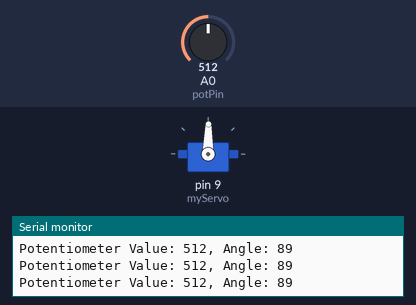
Bench run of a sketch on a simulated Arduino Uno, built with avr-gcc and run on an emulated ATmega328P. Shown: servo, the last lines printed to the serial monitor. The inputs (shaded band) are chosen by the test bench; at power-on: A0 (potPin) = 512.

Above: at 1.2 s.
1.3 s: A0 (potPin) set to 554
At 2.5 s:
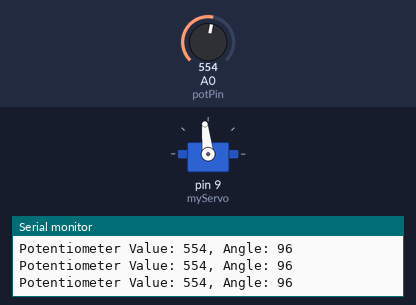
4.3 s: A0 (potPin) set to 581
At 4.8 s:
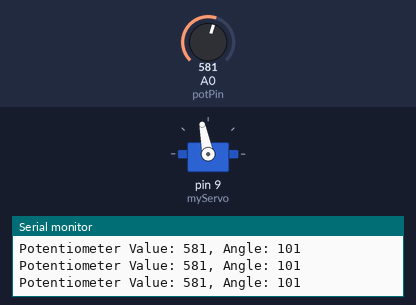
5.8 s: A0 (potPin) set to 306
At 7.0 s:
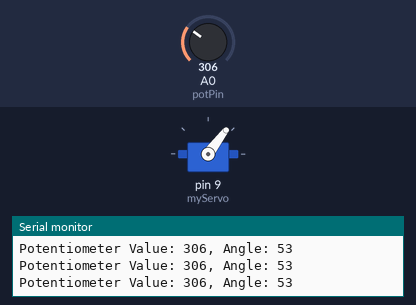
7.3 s: A0 (potPin) set to 104
At 8.4 s:
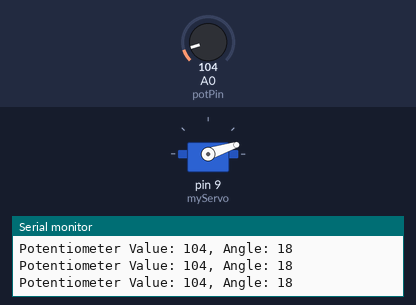
8.8 s: A0 (potPin) set to 89
At 9.6 s:
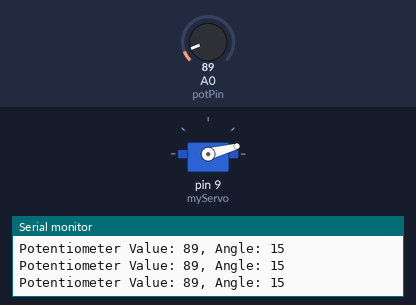
11.8 s: A0 (potPin) set to 716
At 12.9 s:
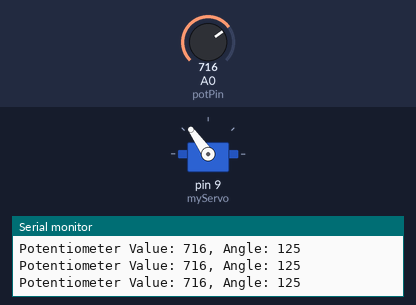
Timing chart, 0 to 14.3 s (numbered marks = the images above; inputs shaded):
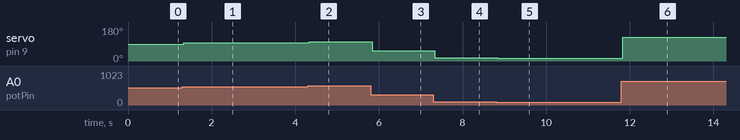

Measured:
- after the input at 1.3 s, servo on pin 9 (myServo): 89° → 96° at once
- after the input at 4.3 s, servo on pin 9 (myServo): 96° → 101° at once
- after the input at 5.8 s, servo on pin 9 (myServo): 101° → 53° at once
- after the input at 7.3 s, servo on pin 9 (myServo): 53° → 18° at once
- after the input at 8.8 s, servo on pin 9 (myServo): 18° → 15° at once
- after the input at 11.8 s, servo on pin 9 (myServo): 15° → 125° at once

The sketch:

Project05.ino
```cpp
// Create a servo object
#include <Servo.h>
Servo myServo;

// Connect the potentiometer to analog pin A0.
int const potPin = A0;

// Define variable to read the value from the analog pin and hold the angle for the servo motor.
int potVal;
int angle;

void setup() {

  // Attach the servo on pin 9 to the servo object
  myServo.attach(9);

  // Open a serial connection to your computer.
  Serial.begin(9600);

}

void loop() {

  // Read the potentiometer value, and map it to the servo angle.
  potVal = analogRead(potPin);
  angle = map(potVal, 0, 1023, 0, 179);

  // Set the servo position, and pause to give it a chance to get there.
  myServo.write(angle);
  delay(15);

  // Print the potentiometer value and servo motor angle to the serial monitor.
  Serial.print("Potentiometer Value: ");
  Serial.print(potVal);
  Serial.print(", Angle: ");
  Serial.println(angle);

}
```
